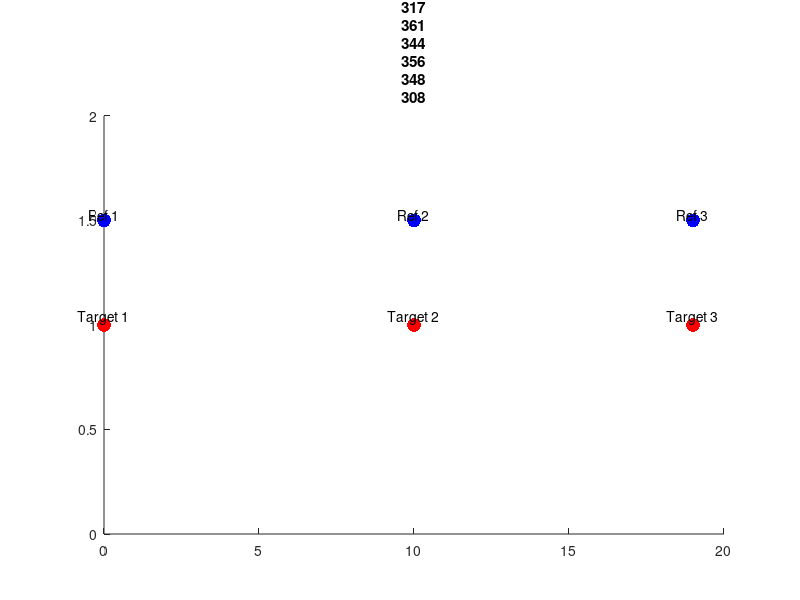

Source code (MATLAB):
clear; clc; close all;
% Set the parameters
target_points = [0, 10, 19];  % Set of target points
reference_points = [18, 3, 8];  % Set of reference points (heading towards targets)
L = 20;  % Length of the 1D domain (for periodic boundaries)
v = 1;  % Velocity of the points
dt = 0.1;  % Time step for each frame
num_frames = 100;  % Number of frames for the animation

% Create a figure for the animation
figure;
hold on;
xlim([0, L]);
ylim([0, 2]);  % Just enough space for the points and visualization
xlabel('Position');
ylabel('Point ID');
title('1D Movement with Periodic Boundaries');

% Loop over the number of frames
for frame = 1:num_frames
    % Move each reference point with some velocity towards the target
    for i = 1:length(reference_points)
        % Compute the direction towards the target
        direction = target_points(i) - reference_points(i);
        if direction > L / 2
            direction = direction - L;
        elseif direction < -L / 2
            direction = direction + L;
        end
        
        % Update the reference point position based on velocity and dt
        if abs(direction) > v * dt
            % Move towards the target but do not overshoot
            reference_points(i) = reference_points(i) + sign(direction) * v * dt;
        else
            % If the point is about to overshoot the target, stop at the target
            reference_points(i) = target_points(i);
        end
        
        % Apply periodic boundary conditions
        if reference_points(i) >= L
            reference_points(i) = reference_points(i) - L;  % Wrap around
        elseif reference_points(i) < 0
            reference_points(i) = reference_points(i) + L;  % Wrap around
        end
    end
    
    % Clear the plot and redraw
    clf;
    hold on;
    xlim([0, L]);
    ylim([0, 2]);
    
    % Plot the target and reference points
    scatter(target_points, ones(size(target_points)), 100, 'r', 'filled');  % Target points
    scatter(reference_points, ones(size(reference_points)) * 1.5, 100, 'b', 'filled');  % Reference points
    
    % Display the target and reference points labels
    for i = 1:length(target_points)
        text(target_points(i), 1, sprintf('Target %d', i), 'HorizontalAlignment', 'center', 'VerticalAlignment', 'bottom');
        text(reference_points(i), 1.5, sprintf('Ref %d', i), 'HorizontalAlignment', 'center', 'VerticalAlignment', 'bottom');
    end
    title("Frame="+ frame + "/" + num_frames)
    % Pause to create animation effect
    pause(0.05);
end
